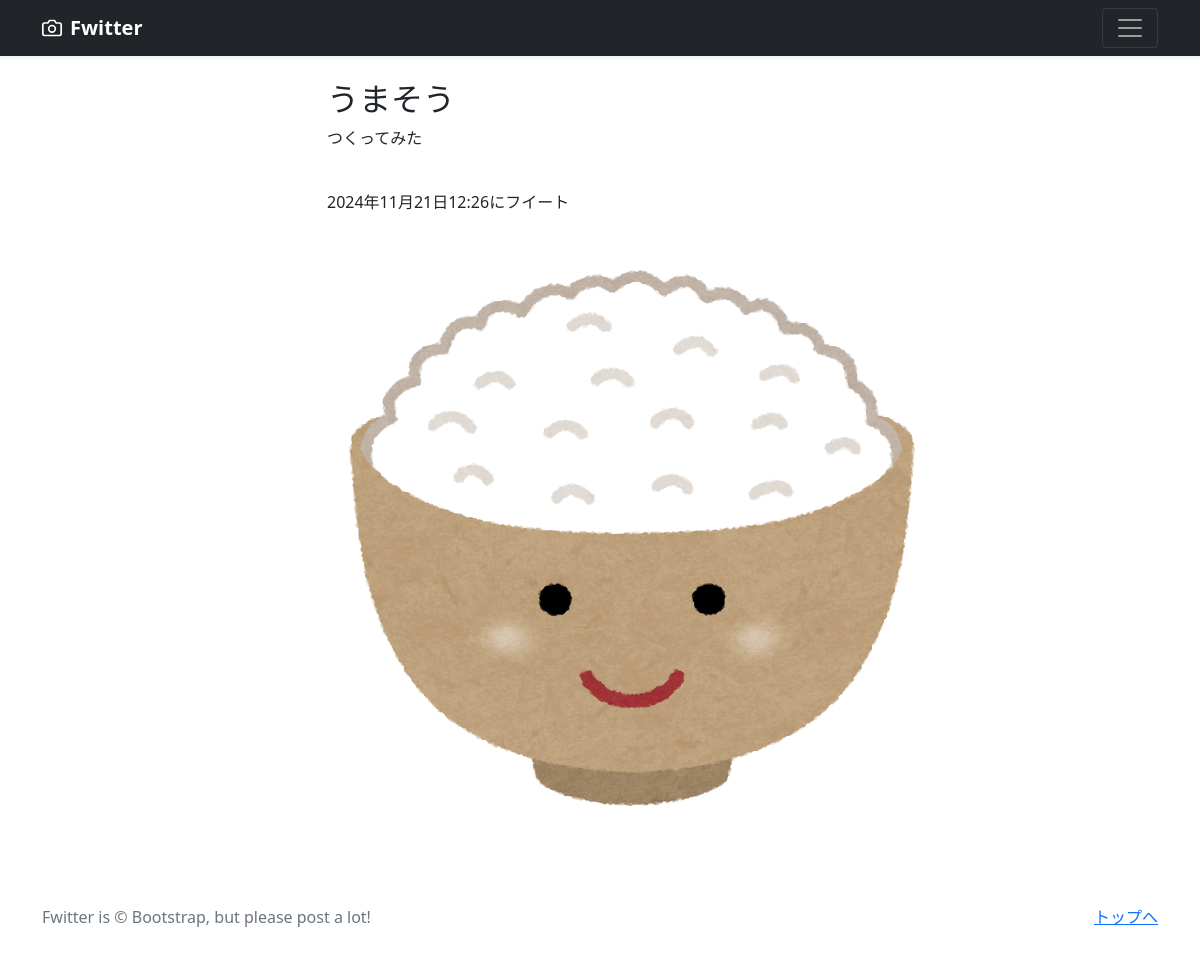
Screenshot of /photo-detail/20 (signed in) with the database file from the repository.
### photo/models.py (models this page shows, shortened)
class PhotoPost(models.Model):
    user = models.ForeignKey(
        CustomUser,
        verbose_name='ユーザー',
        on_delete=models.CASCADE
        )
    category = models.ForeignKey(
        Category,
        verbose_name='カテゴリ',
        on_delete=models.PROTECT
        )
    title = models.CharField(
        verbose_name='タイトル',
        max_length=200
        )
    comment = models.TextField(
        verbose_name='コメント',
        )
    image1 = models.ImageField(
        verbose_name='イメージ1',
        upload_to = 'photos'
        )
    image2 = models.ImageField(
        verbose_name='イメージ2',
        upload_to = 'photos',
        blank=True,
        null=True
        )
    posted_at = models.DateTimeField(
        verbose_name='日時',
        auto_now_add=True
        )

### photo/views.py (the view)
class DetailView(DetailView):
    template_name ='detail.html'
    model = PhotoPost

### photo/templates/detail.html (shortened to what this page needs)
{% extends 'base.html' %}
      {% block contents %}
      <br>
      <div class="container">
        <div class="row">
          <div class="col offset-3">
            <h2>{{object.title}}</h2>
            <p>{{object.comment}}</p>
            <br>
            <p>{{object.posted_at}}にフイート</p>
            <p><img src="{{ object.image1.url }}"></img></p>
      {% endblock %}

### rows the page displays
PhotoPost: title "うまそう", comment "つくってみた", posted_at "2024年11月21日12:26", image1 (picture)
